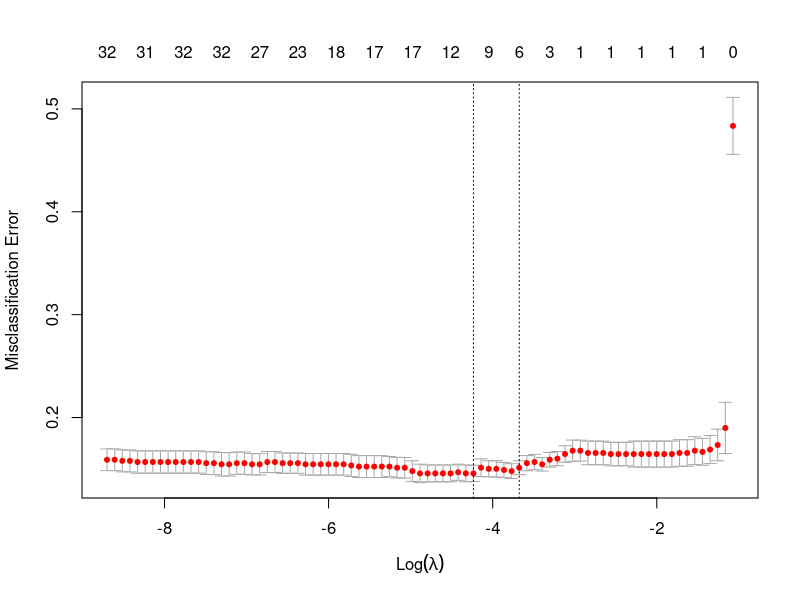

This figure's R source:
library(ggplot2)
library(glmnet)

crusio1 <- read.csv('Crusio1.csv')

# Use columns 4 through 41.
crusio1_a <- crusio1[,c(2,seq(4,41))]
# Drop N/As.
crusio1_a <- na.omit(crusio1_a)
# Prepare data and labels.
gender <- crusio1_a[,1]
obs <- crusio1_a[,-1]

# Fit model with logistic regression and lasso.
cv_model <- cv.glmnet(as.matrix(obs), t(gender), family="binomial", type.measure="class", alpha=1)
plot(cv_model)

# Find a good lambda and check accuracy over entire dataset.
opt_lambda <- cv_model["lambda.1se"][[1]]
pred <- predict(cv_model, as.matrix(obs), s=opt_lambda, type="class")
# Accuracy
mean(pred == gender)

# Baseline classification accuracy by predicting just m is 461/906 = 0.51